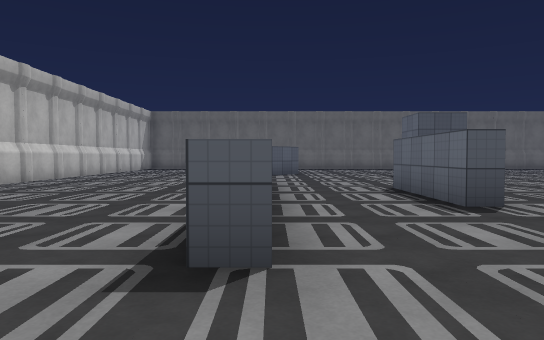
[1] (above)

21 first-person views from a walk through a scene from a Unity 3-D project. The camera is 1.3 m above the floor, tilts 2° down and sees 70° across. The floor is counted in squares, 2 m on a side. Each view is taken from the middle of a square. On the plan, view 1 faces up. The plan holds only what a view shows up to about 11 squares ahead; the rest is blank. The place goes on beyond the plan. The player character is not drawn. Some animated figures are left out. Surface patterns are stand-ins for the level's own textures.

[2]
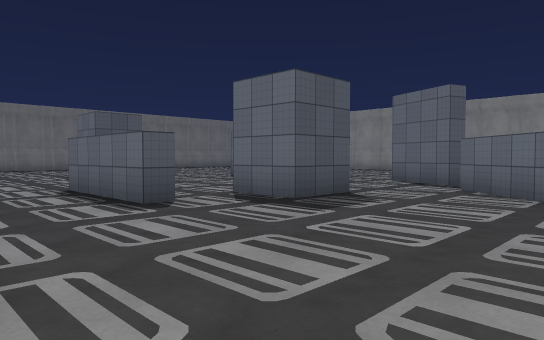

[3]
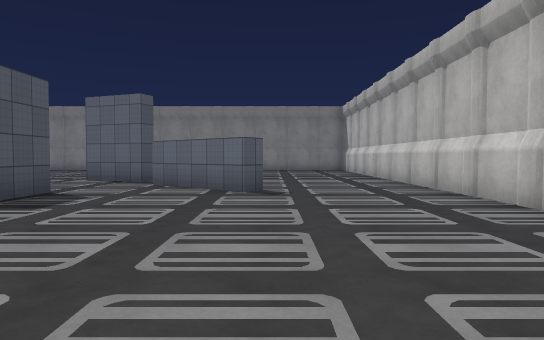

[4]
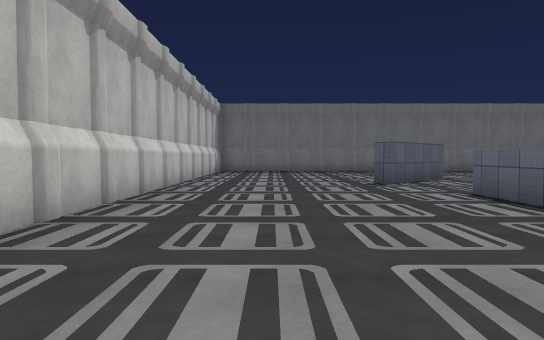

[5]
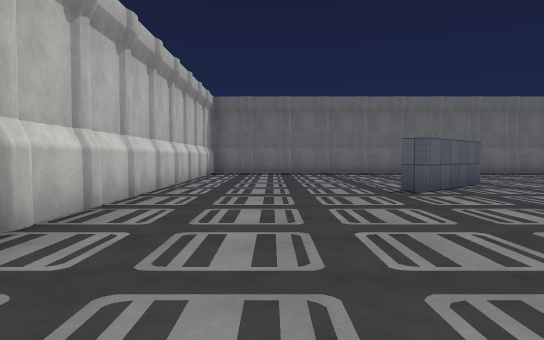

[6]
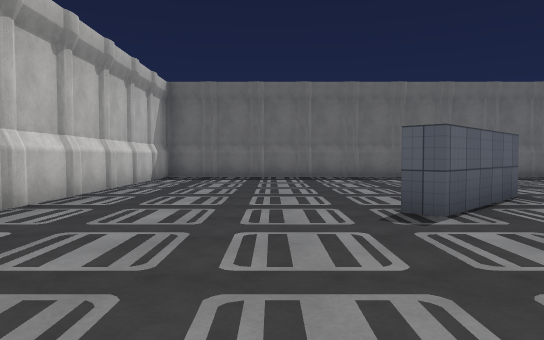

[7]
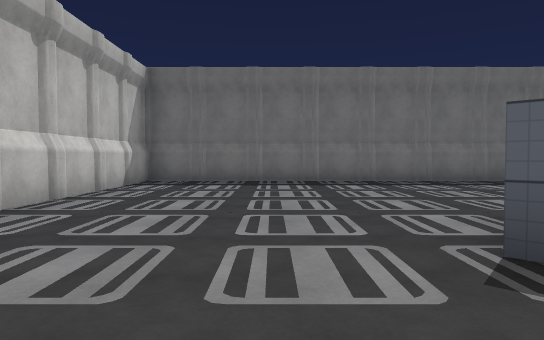

[8]
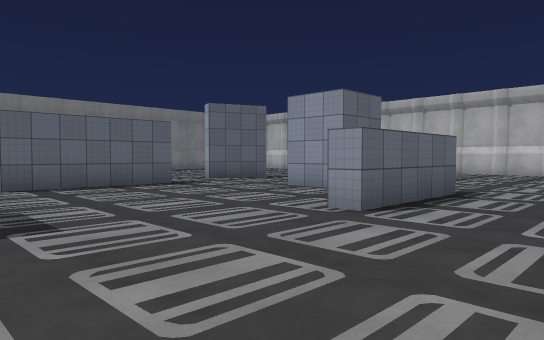

[9]
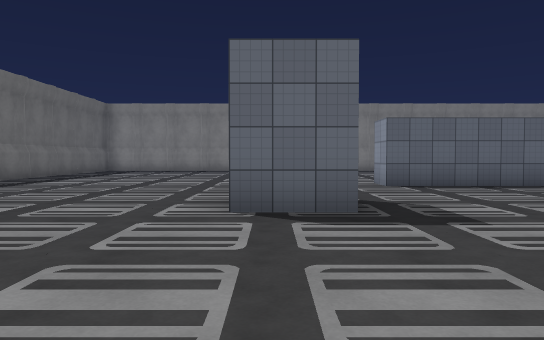

[10]
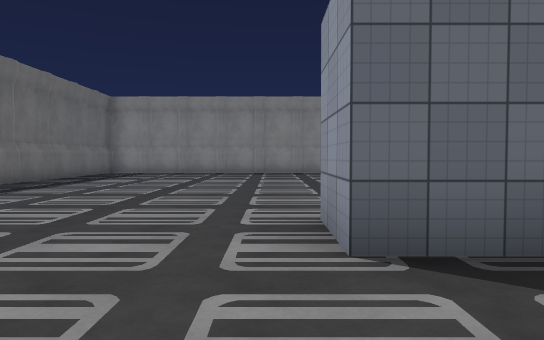

[11]
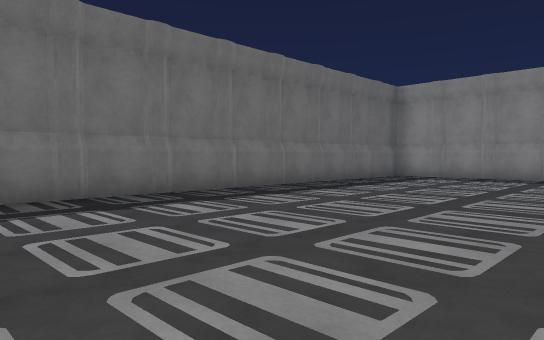

[12]
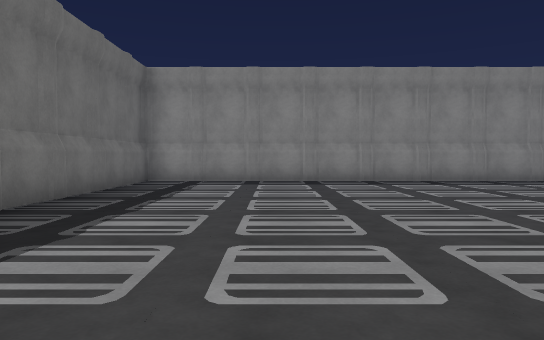

[13]
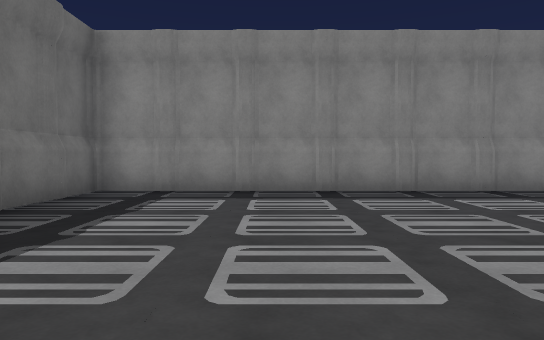

[14]
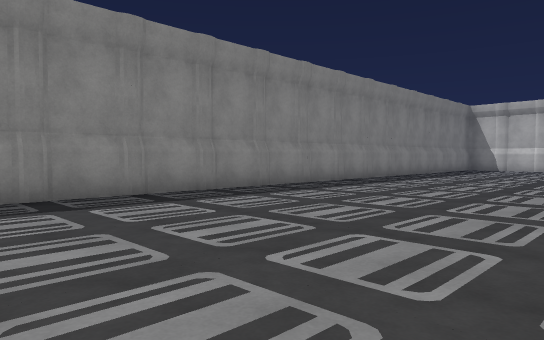

[15]
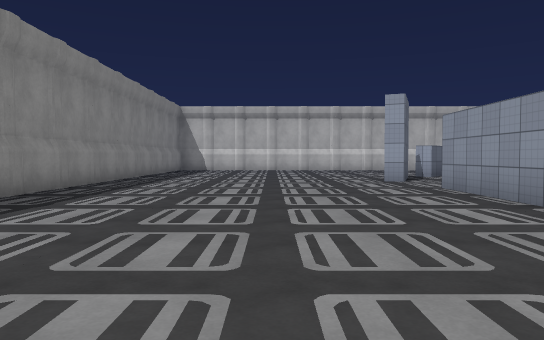

[16]
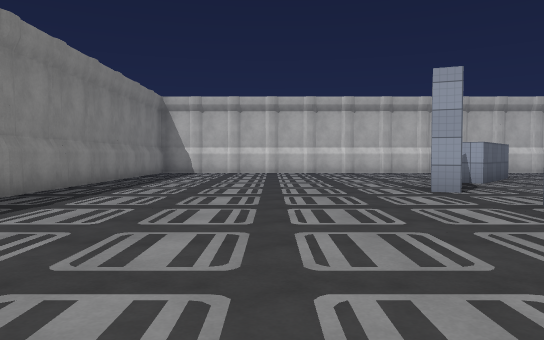

[17]
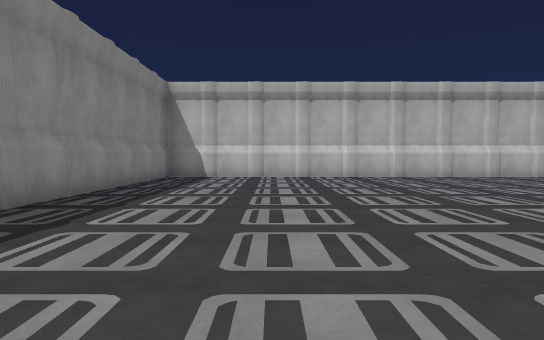

[18]
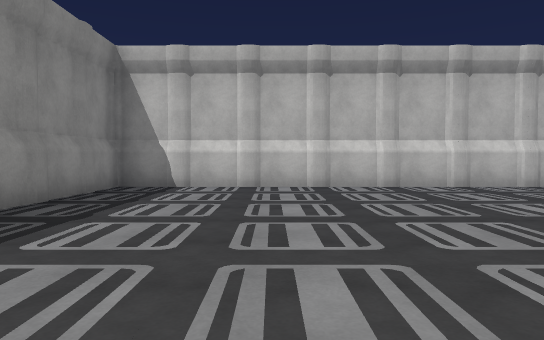

[19]
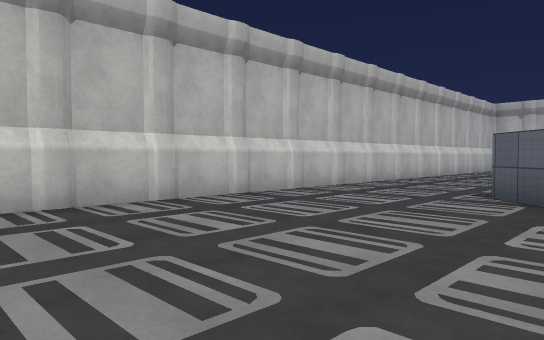

[20]
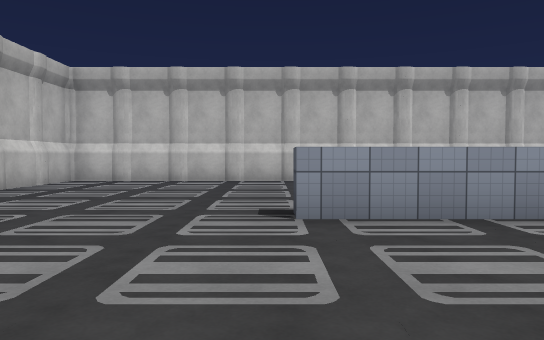

[21]
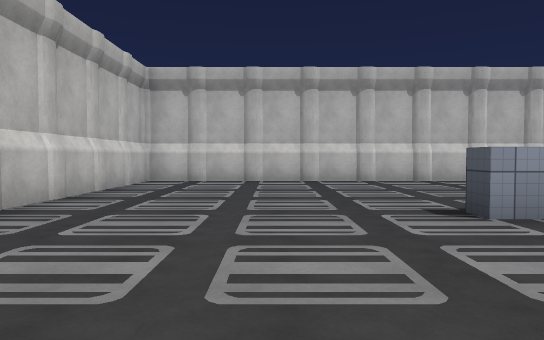

### Floor plan
Points are (right, up) in squares from view 1. A wall is a line through its corners. A room is listed if a view was taken in it or the views show most of it. See-through windows are left out.
Room 1 (views 1, 2, 3, 4, 5, 6, 7, 8, 9, 10, 11, 12, 13, 14, 15, 16, 17, 18, 19, 20, 21)
walls: (4.5, 11.9) (4.5, 13.5) (6, 13.5); (4.9, 5.5) (6, 5.5); (8.5, 6.9) (8.5, 10.5) (9.5, 10.5); (3.1, 5) (2.5, 5) (2.5, 8) (3, 8); (9.5, 10.1) (9.5, 7); (6, 4) (4.5, 4) (4.5, 5.5); (-0.5, 7.9) (-0.5, 9.8); (0, 4.9) (0, 2.3) (-0.5, 2.3); (1, 14.3) (-1.1, 12.1) (-1.6, 12.6); (9.3, 3.2) (8.9, 3.3) (9.6, 5.1) (10.1, 4.9); (7.1, 1) (6.4, 0.2) (6, 0.5) (8, 2.8) (8.3, 2.4); (3.3, 20.3) (-6.3, 20.3) (-6.3, -3.3) (-0.8, -3.3); (2.7, -3.3) (17.3, -3.3) (17.3, 20.3) (6, 20.3)

Positions as (right, up) in squares from view 1, and headings:
1: (0, 0), facing up
2: (0, 0), facing up-right
3: (-1, 0), facing right
4: (-4, 3), facing up
5: (-4, 5), facing up
6: (-3, 8), facing up
7: (-3, 10), facing up
8: (0, 12), facing down-right
9: (0, 13), facing right
10: (2, 14), facing right
11: (5, 14), facing up-right
12: (7, 17), facing right
13: (10, 17), facing right
14: (11, 16), facing down-right
15: (13, 15), facing down
16: (13, 12), facing down
17: (14, 9), facing down
18: (14, 5), facing down
19: (13, 2), facing down-left
20: (4, 2), facing left
21: (4, 0), facing left
